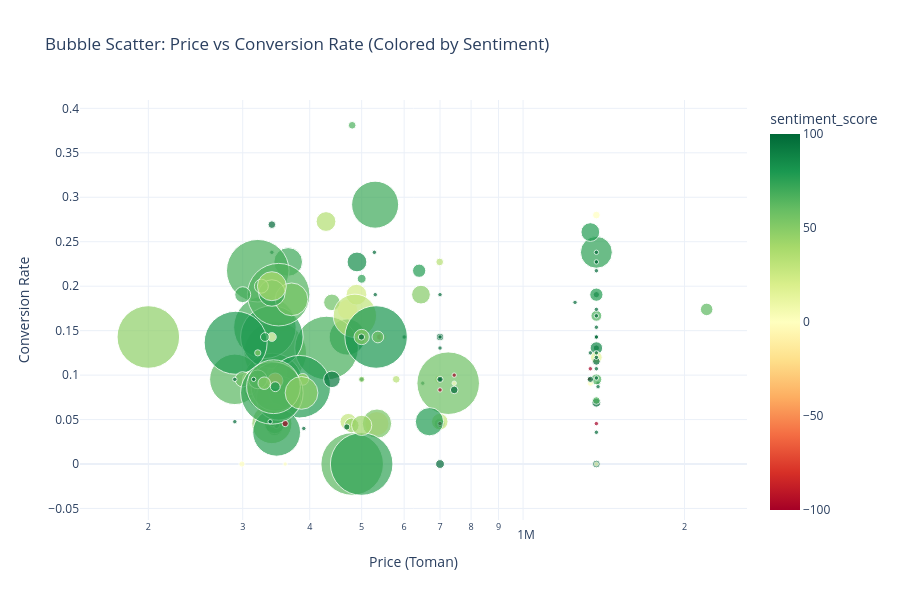

Write notebook code for a chart like this one.
### Markdown cell above
<div dir="rtl">

### 🫧 بخش دوم: تحلیل تقاطعی قیمت، فروش و احساسات (Bubble Scatter Plot)
**این نمودار چه میگوید؟**
این نمودار سهبعدی و تعاملی به ما نشان میدهد که آیا احساسات مثبت میتواند فروش کالاهای گرانتر را تضمین کند یا خیر.
* **محور افقی (X):** قیمت محصول (نمایش به صورت لگاریتمی برای درک بهتر).
* **محور عمودی (Y):** نرخ تبدیل به خرید (Conversion Rate).
* **اندازه حباب:** نشاندهنده تعداد کل نظرات ثبتشده برای آن محصول.
* **رنگ حباب:** امتیاز احساسات (سبز = مثبت، قرمز = منفی).

*💡 راهنما: با بردن نشانگر موس روی هر حباب میتوانید نام محصول، برند و ویژگی برتر آن را مشاهده کنید!*

</div>

### Code cell
# ==========================================
# ۲. تحلیل تقاطعی: قیمت در برابر نرخ خرید، با رنگآمیزی احساسات
# ==========================================

# فیلتر: 
# ۱. قیمت بزرگتر از صفر
# ۲. حداقل ۲۰ بازدید برای حذف دیتای پرت
# ۳. حذف محصولاتی که کامنت ندارند (برای جلوگیری از خطای NaN در اندازه حباب)
df_bubble = df_golden[
    (df_golden['Price'] > 0) & 
    (df_golden['is_view'] >= 20) &
    (df_golden['total_comments'].notna()) &  # مقادیر خالی (NaN) را حذف کن
    (df_golden['total_comments'] > 0)        # فقط آنهایی که واقعا کامنت دارند
].copy()

# برای احتیاط، اگر امتیاز احساساتی خالی بود آن را صفر (خنثی) در نظر بگیر
df_bubble['sentiment_score'] = df_bubble['sentiment_score'].fillna(0)

# رسم نمودار تعاملی با Plotly
fig = px.scatter(
    df_bubble,
    x="Price",
    y="conversion_rate",
    size="total_comments",     # اندازه حباب: تعداد کامنت
    color="sentiment_score",   # رنگ حباب: امتیاز احساسات (سبز=مثبت، قرمز=منفی)
    hover_name="title_fa",     # متن هاور
    hover_data=["Brand", "is_view", "is_purchase", "top_aspect"],
    color_continuous_scale=px.colors.diverging.RdYlGn,
    title="Bubble Scatter: Price vs Conversion Rate (Colored by Sentiment)",
    labels={"Price": "Price (Toman)", "conversion_rate": "Conversion Rate"},
    log_x=True, # محور افقی لگاریتمی برای نمایش بهتر
    size_max=45
)

fig.update_layout(height=600, template="plotly_white")
fig.show()

### Figure 1 — Plotly figure (JSON) as saved in the notebook; plotly's stock layout.template omitted (floating-point values rounded to 4 significant figures; data arrays with more than 128 entries replaced by an {"elided": "..."} marker saying what was removed)
{"data": [{"customdata": {"elided": "148x4 mixed values"}, "hovertemplate": "<b>%{hovertext}</b><br><br>Price (Toman)=%{x}<br>Conversion Rate=%{y}<br>total_comments=%{marker.size}<br>Brand=%{customdata[0]}<br>is_view=%{customdata[1]}<br>is_purchase=%{customdata[2]}<br>top_aspect=%{customdata[3]}<br>sentiment_score=%{marker.color}<extra></extra>", "hovertext": {"elided": "148 str values"}, "legendgroup": "", "marker": {"color": {"elided": "148 float values"}, "coloraxis": "coloraxis", "size": {"elided": "148 float values"}, "sizemode": "area", "sizeref": 0.1022, "symbol": "circle"}, "mode": "markers", "name": "", "orientation": "v", "showlegend": false, "type": "scatter", "x": {"elided": "148 float values"}, "xaxis": "x", "y": {"elided": "148 float values"}, "yaxis": "y"}], "layout": {"coloraxis": {"colorbar": {"title": {"text": "sentiment_score"}}, "colorscale": [[0, "rgb(165,0,38)"], [0.1, "rgb(215,48,39)"], [0.2, "rgb(244,109,67)"], [0.3, "rgb(253,174,97)"], [0.4, "rgb(254,224,139)"], [0.5, "rgb(255,255,191)"], [0.6, "rgb(217,239,139)"], [0.7, "rgb(166,217,106)"], [0.8, "rgb(102,189,99)"], [0.9, "rgb(26,152,80)"], [1, "rgb(0,104,55)"]]}, "height": 600, "legend": {"itemsizing": "constant", "tracegroupgap": 0}, "title": {"text": "Bubble Scatter: Price vs Conversion Rate (Colored by Sentiment)"}, "xaxis": {"anchor": "y", "domain": [0, 1], "title": {"text": "Price (Toman)"}, "type": "log"}, "yaxis": {"anchor": "x", "domain": [0, 1], "title": {"text": "Conversion Rate"}}}}
